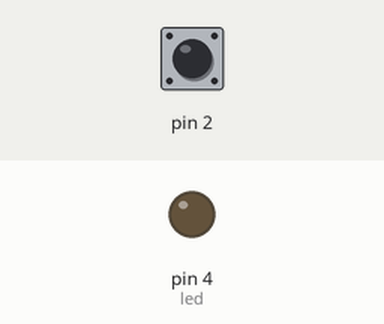
Recording of a sketch running on a simulated Arduino Uno, built with avr-gcc and run on an emulated ATmega328P. Shown: output pins drawn as LEDs (lit = HIGH). Inputs (shaded band) come from the test bench; at power-on: pin 2 HIGH.

Above: at 1.2 s.
1.3 s: pin 2 pulled LOW for 0.15 s
At 1.4 s:
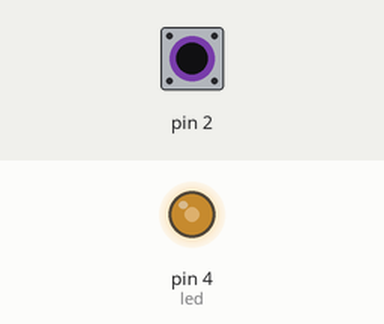
3.0 s: pin 2 pulled LOW for 1 s
At 4.5 s:
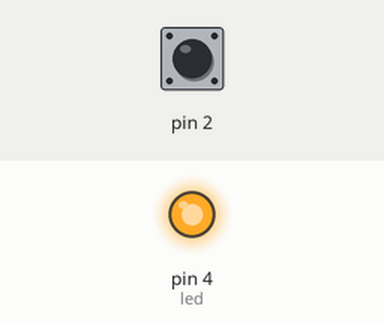
5.5 s: pin 2 pulled LOW for 0.15 s
At 5.67 s:
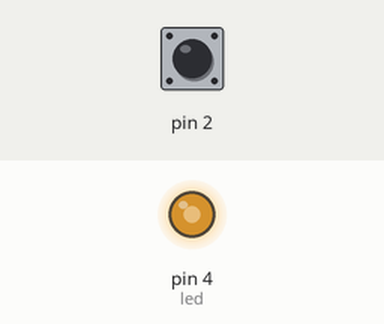
7.2 s: pin 2 pulled LOW for 3.2 s
At 8.1 s:
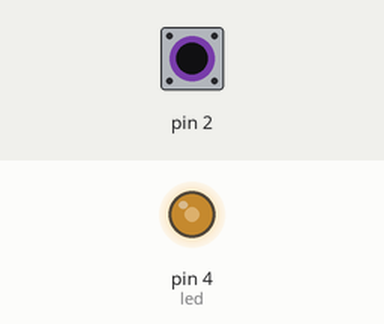
Timing chart, 0 to 11.9 s (numbered marks = the images above; inputs shaded):
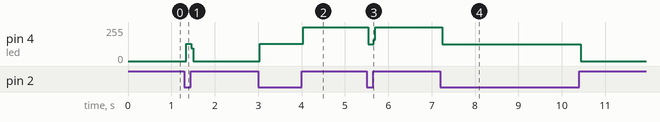

Measured:
- after the input at 1.3 s, pin 4 (led): 0/255 → 128/255 at once, → 0/255 0.12 s later
- after the input at 3.0 s, pin 4 (led): 0/255 → 128/255 at once, → 255/255 1.0 s later
- after the input at 5.5 s, pin 4 (led): 255/255 → 127/255 at once, → 255/255 0.12 s later
- after the input at 7.2 s, pin 4 (led): 255/255 → 127/255 at once, → 0/255 3.2 s later

The sketch:

Interrupt.ino
```cpp
int led = 4;
bool ledstate = LOW;

void setup() {
pinMode(led,OUTPUT);
pinMode(2,INPUT_PULLUP);
attachInterrupt(digitalPinToInterrupt(2),myled,LOW);
}

void loop() {
digitalWrite(led,ledstate);
}

void myled(){
ledstate = !ledstate;
}
```
